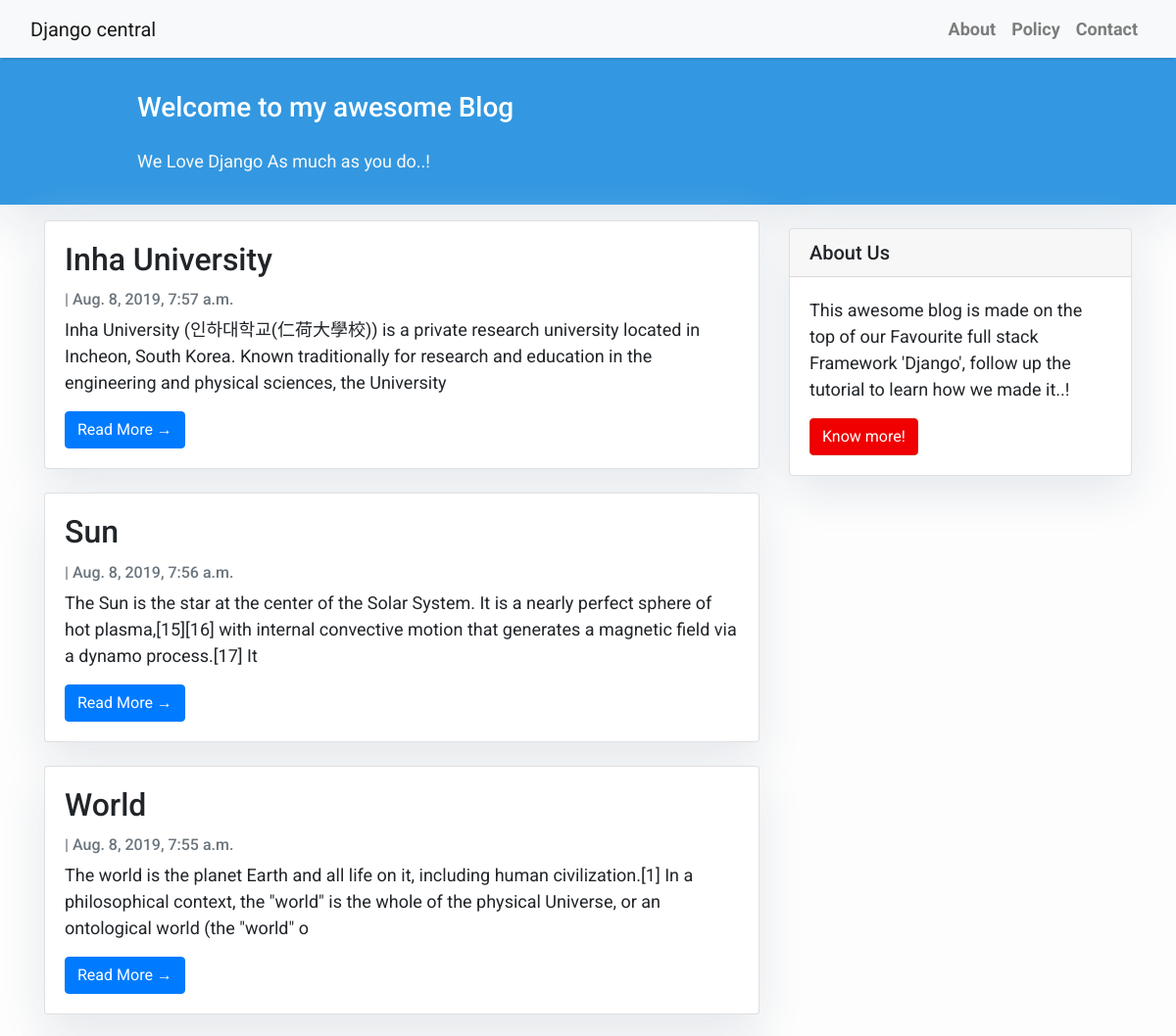
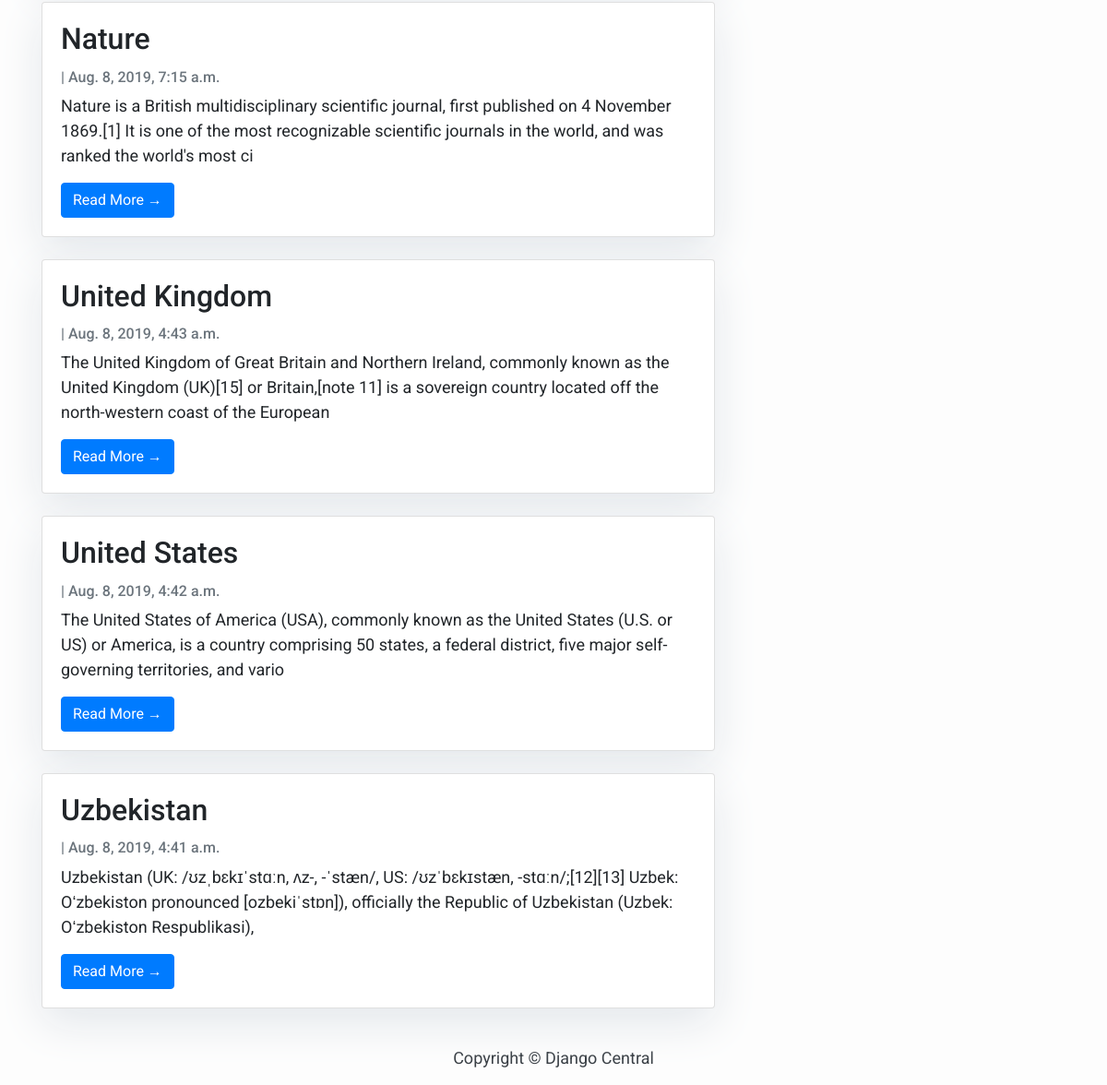
The page / on the database its author committed (2 pictures, top to bottom).
### blog/models.py (models this page shows, shortened)
class Post(models.Model):
    title = models.CharField(max_length=200, unique=True)
    slug = models.SlugField(max_length=200, unique=True)
    author = models.ForeignKey(User, on_delete= models.CASCADE,related_name='blog_posts')
    updated_on = models.DateTimeField(auto_now= True)
    content = models.TextField()
    created_on = models.DateTimeField(auto_now_add=True)
    status = models.IntegerField(choices=STATUS, default=0)
    class Meta:
        ordering = ['-created_on']

### blog/views.py (the view)
# urls.py: path('', views.PostList.as_view(), name='home'),
class PostList(generic.ListView):
    queryset = Post.objects.filter(status=1).order_by('-created_on')
    template_name = 'index.html'

### templates/index.html (shortened to what this page needs)
{% extends "base.html" %}
 {% block content %}
    <header class="masthead" >
            <div class="container">
              <div class="row">
                <div class=" col-md-8 col-md-10 mx-auto">
                  <div class="site-heading">
                    <h3 class=" site-heading my-4 mt-3 text-white"> Welcome to my awesome Blog </h3>
                    <p class="text-light">We Love Django As much as you do..! &nbsp
                    </p>
                </div>
                    </div>
                  </div>
                </div>
              </header>
            <div class="container">
                <div class="row">
              <div class="col-md-8 mt-3 left">
                    {% for post in post_list %}
                <div class="card mb-4" >
                  <div class="card-body">
                    <h2 class="card-title">{{ post.title }}</h2>
                    <p class="card-text text-muted h6">{{ post.Author }} | {{ post.created_on}} </p>
                    <p class="card-text">{{post.content|slice:":200" }}</p>
                    <a href="{% url 'post_detail' post.slug  %}" class="btn btn-primary">Read More &rarr;</a>
                  </div>
                </div>
                {% endfor %}
            </div>
                {% block sidebar %}
                {% include 'sidebar.html' %}
                {% endblock sidebar %}
            </div>
        </div>
{%endblock%}

### templates/base.html (shortened to what this page needs)
<!DOCTYPE html>
<html>
  <head>
    <link
      rel="stylesheet"
      href="https://maxcdn.bootstrapcdn.com/bootstrap/4.0.0/css/bootstrap.min.css"
    />
  </head>
  <body>
    <nav class="navbar navbar-expand-lg navbar-light bg-light shadow" id="mainNav">
      <div class="container-fluid">
        <a class="navbar-brand" href="{% url 'home' %}" >Django central</a>
        <div class="collapse navbar-collapse" id="navbarResponsive">
          <ul class="navbar-nav ml-auto">
            <li class="nav-item text-black">
              <a
                class="nav-link text-black font-weight-bold"
                href="#"
                >About</a
              >
            </li>
            <li class="nav-item text-black">
              <a
                class="nav-link text-black font-weight-bold"
                href="#"
                >Policy</a
              >
            </li>
            <li class="nav-item text-black">
              <a
                class="nav-link text-black font-weight-bold"
                href="#"
                >Contact</a
              >
            </li>
          </ul>
        </div>
      </div>
    </nav>
            {% block content %}{% endblock content %}
    <footer class="py-3 bg-grey">
              <p class="m-0 text-dark text-center ">Copyright &copy; Django Central</p>
    </footer>
  </body>
</html>

### templates/sidebar.html (shortened to what this page needs)
{% block sidebar %}
<div class="col-md-4 float-right ">
<div class="card my-4">
        <h5 class="card-header">About Us</h5>
    <div class="card-body">
        <p class="card-text"> This awesome blog is made on the top of our Favourite full stack Framework 'Django', follow up the tutorial to learn how we made it..!</p>
        <a href="#"
           class="btn btn-danger">Know more!</a>
    </div>
</div>
</div>
{% endblock sidebar %}

### templates/base.html (style rules this page uses)
body { font-family: "Roboto", sans-serif; font-size: 17px; background-color: #fdfdfd; }
.shadow { box-shadow: 0 4px 2px -2px rgba(0,0,0,0.1); }
.btn-danger { color: #fff; background-color: #f00000; border-color: #dc281e; }
.masthead { background:#3398E1; height: auto; padding-bottom: 15px; box-shadow: 0 16px 48px #E3E7EB; padding-top: 10px; }

### templates/index.html (style rules this page uses)
body { font-family: "Roboto", sans-serif; font-size: 18px; background-color: #fdfdfd; }
.card { box-shadow: 0 16px 48px #E3E7EB; }

### templates/sidebar.html (style rules this page uses)
.card { box-shadow: 0 16px 48px #E3E7EB; }

### rows shown on the page
Post: title "Inha University", created_on "Aug. 8, 2019, 7:57 a.m.", content "Inha University (인하대학교(仁荷大學校)) is a private research university located in Incheon, South Korea. Known traditionally for research and education in the engineering and physical sciences, the University"
Post: title "Sun", created_on "Aug. 8, 2019, 7:56 a.m.", content "The Sun is the star at the center of the Solar System. It is a nearly perfect sphere of hot plasma,[15][16] with internal convective motion that generates a magnetic field via a dynamo process.[17] It"
Post: title "World", created_on "Aug. 8, 2019, 7:55 a.m.", content "The world is the planet Earth and all life on it, including human civilization.[1] In a philosophical context, the \"world\" is the whole of the physical Universe, or an ontological world (the \"world\" o"
Post: title "Nature", created_on "Aug. 8, 2019, 7:15 a.m.", content "Nature is a British multidisciplinary scientific journal, first published on 4 November 1869.[1] It is one of the most recognizable scientific journals in the world, and was ranked the world's most ci"
Post: title "United Kingdom", created_on "Aug. 8, 2019, 4:43 a.m.", content "The United Kingdom of Great Britain and Northern Ireland, commonly known as the United Kingdom (UK)[15] or Britain,[note 11] is a sovereign country located off the north-western coast of the European"
Post: title "United States", created_on "Aug. 8, 2019, 4:42 a.m.", content "The United States of America (USA), commonly known as the United States (U.S. or US) or America, is a country comprising 50 states, a federal district, five major self-governing territories, and vario"
Post: title "Uzbekistan", created_on "Aug. 8, 2019, 4:41 a.m.", content "Uzbekistan (UK: /ʊzˌbɛkɪˈstɑːn, ʌz-, -ˈstæn/, US: /ʊzˈbɛkɪstæn, -stɑːn/;[12][13] Uzbek: Oʻzbekiston pronounced [ozbekiˈstɒn]), officially the Republic of Uzbekistan (Uzbek: Oʻzbekiston Respublikasi),"
